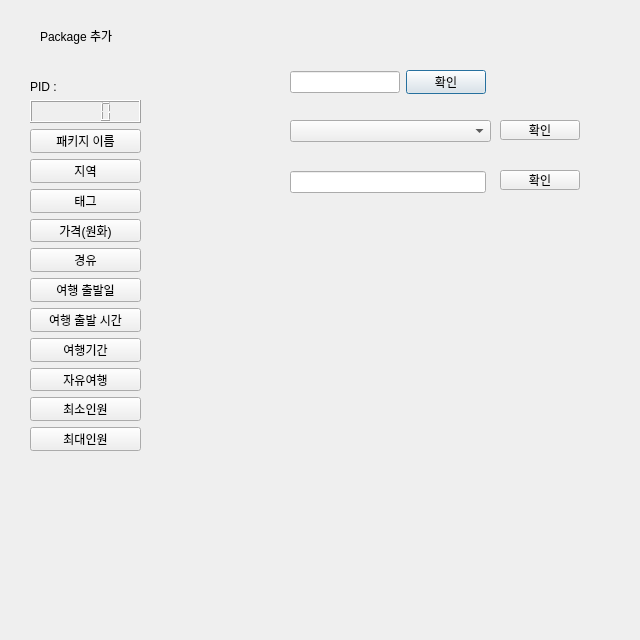
<?xml version="1.0" encoding="UTF-8"?>
<ui version="4.0">
 <class>addPackage</class>
 <widget class="QDialog" name="addPackage">
  <property name="geometry">
   <rect>
    <x>0</x>
    <y>0</y>
    <width>640</width>
    <height>640</height>
   </rect>
  </property>
  <property name="windowTitle">
   <string>Dialog</string>
  </property>
  <widget class="QLabel" name="packagelabel">
   <property name="geometry">
    <rect>
     <x>40</x>
     <y>20</y>
     <width>81</width>
     <height>31</height>
    </rect>
   </property>
   <property name="text">
    <string>Package 추가</string>
   </property>
  </widget>
  <widget class="QWidget" name="widget" native="true">
   <property name="enabled">
    <bool>true</bool>
   </property>
   <property name="geometry">
    <rect>
     <x>280</x>
     <y>60</y>
     <width>211</width>
     <height>41</height>
    </rect>
   </property>
   <widget class="QWidget" name="">
    <property name="geometry">
     <rect>
      <x>10</x>
      <y>10</y>
      <width>196</width>
      <height>24</height>
     </rect>
    </property>
    <layout class="QHBoxLayout" name="horizontalLayout">
     <item>
      <widget class="QLineEdit" name="lineEdit"/>
     </item>
     <item>
      <widget class="QPushButton" name="pushButton">
       <property name="text">
        <string>확인</string>
       </property>
      </widget>
     </item>
    </layout>
   </widget>
  </widget>
  <widget class="QWidget" name="widget_2" native="true">
   <property name="geometry">
    <rect>
     <x>290</x>
     <y>110</y>
     <width>311</width>
     <height>41</height>
    </rect>
   </property>
   <widget class="QComboBox" name="comboBox">
    <property name="geometry">
     <rect>
      <x>0</x>
      <y>10</y>
      <width>201</width>
      <height>22</height>
     </rect>
    </property>
   </widget>
   <widget class="QPushButton" name="pushButton_2">
    <property name="geometry">
     <rect>
      <x>210</x>
      <y>10</y>
      <width>80</width>
      <height>20</height>
     </rect>
    </property>
    <property name="text">
     <string>확인</string>
    </property>
   </widget>
  </widget>
  <widget class="QWidget" name="widget_3" native="true">
   <property name="enabled">
    <bool>true</bool>
   </property>
   <property name="geometry">
    <rect>
     <x>280</x>
     <y>160</y>
     <width>311</width>
     <height>41</height>
    </rect>
   </property>
   <widget class="QWidget" name="layoutWidget_3">
    <property name="geometry">
     <rect>
      <x>10</x>
      <y>10</y>
      <width>196</width>
      <height>24</height>
     </rect>
    </property>
    <layout class="QHBoxLayout" name="horizontalLayout_4">
     <item>
      <widget class="QLineEdit" name="lineEdit_4"/>
     </item>
    </layout>
   </widget>
   <widget class="QPushButton" name="pushButton_16">
    <property name="geometry">
     <rect>
      <x>220</x>
      <y>10</y>
      <width>80</width>
      <height>20</height>
     </rect>
    </property>
    <property name="text">
     <string>확인</string>
    </property>
   </widget>
  </widget>
  <widget class="QWidget" name="">
   <property name="geometry">
    <rect>
     <x>30</x>
     <y>80</y>
     <width>111</width>
     <height>371</height>
    </rect>
   </property>
   <layout class="QVBoxLayout" name="verticalLayout_2">
    <item>
     <widget class="QLabel" name="label_9">
      <property name="text">
       <string>PID :</string>
      </property>
     </widget>
    </item>
    <item>
     <widget class="QLCDNumber" name="lcdNumber"/>
    </item>
    <item>
     <widget class="QPushButton" name="pushButton_13">
      <property name="text">
       <string>패키지 이름</string>
      </property>
     </widget>
    </item>
    <item>
     <widget class="QPushButton" name="pushButton_12">
      <property name="text">
       <string>지역</string>
      </property>
     </widget>
    </item>
    <item>
     <widget class="QPushButton" name="pushButton_3">
      <property name="text">
       <string>태그</string>
      </property>
     </widget>
    </item>
    <item>
     <widget class="QPushButton" name="pushButton_4">
      <property name="text">
       <string>가격(원화)</string>
      </property>
     </widget>
    </item>
    <item>
     <widget class="QPushButton" name="pushButton_5">
      <property name="text">
       <string>경유</string>
      </property>
     </widget>
    </item>
    <item>
     <widget class="QPushButton" name="pushButton_6">
      <property name="text">
       <string>여행 출발일</string>
      </property>
     </widget>
    </item>
    <item>
     <widget class="QPushButton" name="pushButton_7">
      <property name="text">
       <string>여행 출발 시간</string>
      </property>
     </widget>
    </item>
    <item>
     <widget class="QPushButton" name="pushButton_8">
      <property name="text">
       <string>여행기간</string>
      </property>
     </widget>
    </item>
    <item>
     <widget class="QPushButton" name="pushButton_9">
      <property name="text">
       <string>자유여행</string>
      </property>
     </widget>
    </item>
    <item>
     <widget class="QPushButton" name="pushButton_10">
      <property name="text">
       <string>최소인원</string>
      </property>
     </widget>
    </item>
    <item>
     <widget class="QPushButton" name="pushButton_11">
      <property name="text">
       <string>최대인원</string>
      </property>
     </widget>
    </item>
   </layout>
  </widget>
 </widget>
 <resources/>
 <connections>
  <connection>
   <sender>pushButton_13</sender>
   <signal>clicked()</signal>
   <receiver>widget</receiver>
   <slot>show()</slot>
   <hints>
    <hint type="sourcelabel">
     <x>130</x>
     <y>183</y>
    </hint>
    <hint type="destinationlabel">
     <x>289</x>
     <y>80</y>
    </hint>
   </hints>
  </connection>
  <connection>
   <sender>pushButton</sender>
   <signal>clicked()</signal>
   <receiver>widget</receiver>
   <slot>hide()</slot>
   <hints>
    <hint type="sourcelabel">
     <x>445</x>
     <y>84</y>
    </hint>
    <hint type="destinationlabel">
     <x>384</x>
     <y>68</y>
    </hint>
   </hints>
  </connection>
  <connection>
   <sender>pushButton_12</sender>
   <signal>clicked()</signal>
   <receiver>widget_2</receiver>
   <slot>show()</slot>
   <hints>
    <hint type="sourcelabel">
     <x>136</x>
     <y>209</y>
    </hint>
    <hint type="destinationlabel">
     <x>299</x>
     <y>140</y>
    </hint>
   </hints>
  </connection>
  <connection>
   <sender>pushButton_2</sender>
   <signal>clicked()</signal>
   <receiver>widget_2</receiver>
   <slot>hide()</slot>
   <hints>
    <hint type="sourcelabel">
     <x>518</x>
     <y>133</y>
    </hint>
    <hint type="destinationlabel">
     <x>492</x>
     <y>148</y>
    </hint>
   </hints>
  </connection>
  <connection>
   <sender>pushButton_3</sender>
   <signal>clicked()</signal>
   <receiver>widget_3</receiver>
   <slot>show()</slot>
   <hints>
    <hint type="sourcelabel">
     <x>121</x>
     <y>235</y>
    </hint>
    <hint type="destinationlabel">
     <x>282</x>
     <y>183</y>
    </hint>
   </hints>
  </connection>
  <connection>
   <sender>pushButton_16</sender>
   <signal>clicked()</signal>
   <receiver>widget_3</receiver>
   <slot>hide()</slot>
   <hints>
    <hint type="sourcelabel">
     <x>513</x>
     <y>180</y>
    </hint>
    <hint type="destinationlabel">
     <x>473</x>
     <y>198</y>
    </hint>
   </hints>
  </connection>
 </connections>
</ui>
